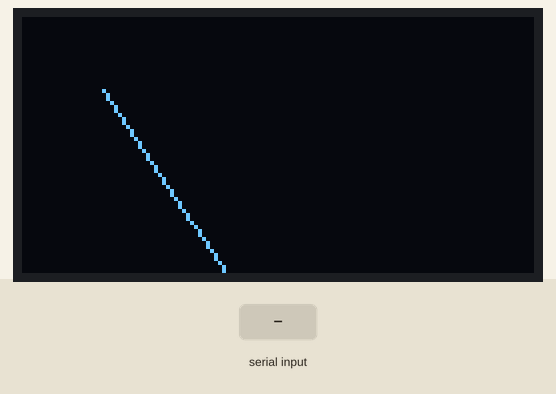
Recording of a sketch running on a simulated Arduino Nano, built with avr-gcc and run on an emulated ATmega328P. Parts: 128×64 one-colour display. The inputs (shaded band) are chosen by the test bench. The display library's start-up logo is not drawn.

Above: at 3.2 s.
3.3 s: "90,45\n" received over Serial
At 3.8 s:
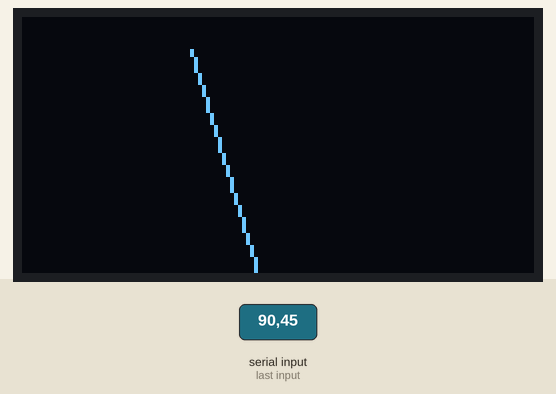
4.8 s: "30,150\n" received over Serial
At 5.5 s:
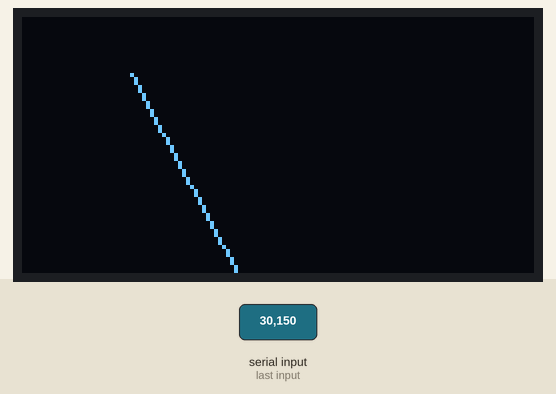
Timing chart, 0 to 7.8 s (numbered marks = the images above; inputs shaded):
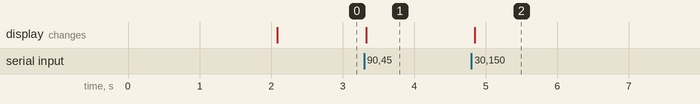

The sketch:

TEST-ESP32-SerialRX-from-Nano-OLED.ino
```cpp
// SERIAL1 DATA FROM NANO
#define RXD2 16
#define TXD2 17

const byte numChars = 32;
char receivedChars[numChars];   // an array to store the received data
boolean newData = false;

int distanceCM = 0;


// DISPLAY OLED SETUP

//#include <SPI.h>
#include <Wire.h>

#include <Adafruit_GFX.h>
#include <Adafruit_SSD1306.h>

#define SCREEN_WIDTH 128 // OLED display width, in pixels
#define SCREEN_HEIGHT 64 // OLED display height, in pixels

// Declaration for an SSD1306 display connected to I2C (SDA, SCL pins)
#define OLED_RESET     4 // Reset pin # (or -1 if sharing Arduino reset pin)
Adafruit_SSD1306 display(SCREEN_WIDTH, SCREEN_HEIGHT, &Wire, OLED_RESET);

int MeterValue = 40;
int hMeter = 65;                      // horizontal center for needle animation
int vMeter = 85;                      // vertical center for needle animation (outside of dislay limits)
int rMeter = 80;                      // length of needle animation or arch of needle travel

// VU meter background mask image:
static const unsigned char PROGMEM VUMeter[] = {
  0x00, 0x00, 0x00, 0x00, 0x00, 0x00, 0x00, 0x00, 0x00, 0x00, 0x00, 0x00, 0x00, 0x00, 0x00, 0x00,
  0x00, 0x00, 0x00, 0x00, 0x00, 0x00, 0x00, 0x00, 0x00, 0x00, 0x00, 0x00, 0x00, 0x00, 0x00, 0x00,
  0x00, 0x00, 0x00, 0x00, 0x00, 0x00, 0x00, 0x00, 0x00, 0x00, 0x00, 0x00, 0x00, 0x00, 0x00, 0x00,
  0x00, 0x00, 0x00, 0x00, 0x00, 0x00, 0x00, 0x00, 0x00, 0x00, 0x00, 0x00, 0x00, 0x00, 0x00, 0x00,
  0x00, 0x00, 0x00, 0x00, 0x00, 0x00, 0x00, 0x00, 0x00, 0x00, 0x00, 0x00, 0x00, 0x00, 0x00, 0x00,
  0x00, 0x00, 0x00, 0x00, 0x00, 0x00, 0x06, 0x03, 0x00, 0x60, 0xC0, 0x00, 0x00, 0x00, 0x00, 0x00,
  0x00, 0x00, 0x00, 0x00, 0x00, 0x78, 0x09, 0x04, 0x80, 0x21, 0x20, 0x00, 0x00, 0x00, 0x00, 0x00,
  0x00, 0x00, 0x00, 0x01, 0x98, 0x08, 0x06, 0x03, 0x80, 0x21, 0x20, 0x00, 0x00, 0x00, 0x00, 0x00,
  0x00, 0x00, 0x00, 0x00, 0xA4, 0x10, 0x09, 0x00, 0x80, 0x21, 0x20, 0x07, 0x00, 0x00, 0x00, 0x00,
  0x00, 0x00, 0x00, 0x00, 0xA4, 0x10, 0x06, 0x03, 0x00, 0x20, 0xC0, 0x00, 0x80, 0x00, 0x00, 0x00,
  0x00, 0x00, 0x71, 0x80, 0xA4, 0x10, 0x00, 0x00, 0x00, 0x00, 0x00, 0x01, 0x00, 0x00, 0x00, 0x00,
  0x00, 0x00, 0x0A, 0x40, 0x98, 0x00, 0x00, 0x00, 0x00, 0x00, 0x00, 0x00, 0x80, 0x3C, 0x00, 0x00,
  0x00, 0x00, 0x3A, 0x40, 0x00, 0x00, 0x02, 0x01, 0x00, 0x40, 0x80, 0x07, 0x00, 0x20, 0x00, 0x00,
  0x00, 0x00, 0x42, 0x40, 0x00, 0x08, 0x02, 0x01, 0x08, 0x40, 0x80, 0x00, 0x00, 0x38, 0x00, 0x00,
  0x00, 0x00, 0x79, 0x80, 0x04, 0x08, 0x02, 0x01, 0x08, 0x81, 0x10, 0x00, 0x00, 0x04, 0x00, 0x00,
  0x00, 0x00, 0x00, 0x00, 0x04, 0x08, 0x02, 0x01, 0x08, 0x81, 0x11, 0x04, 0x00, 0x38, 0x00, 0x00,
  0x00, 0x00, 0x00, 0x00, 0x02, 0x04, 0x02, 0x01, 0x08, 0x81, 0x21, 0x04, 0x00, 0x00, 0x08, 0x00,
  0x00, 0x00, 0x00, 0x84, 0x02, 0x04, 0x0F, 0xFF, 0xFF, 0xC3, 0xE2, 0x04, 0x00, 0x00, 0x08, 0x00,
  0x00, 0x00, 0x00, 0xC2, 0x01, 0x07, 0xF0, 0x00, 0x00, 0x3B, 0xFE, 0x08, 0x40, 0x40, 0x08, 0x00,
  0x00, 0xFE, 0x00, 0x62, 0x01, 0xF8, 0x00, 0x00, 0x00, 0x03, 0xFF, 0xE8, 0x40, 0x80, 0x7F, 0x00,
  0x00, 0x00, 0x00, 0x21, 0x1E, 0x00, 0x04, 0x00, 0x80, 0x00, 0x7F, 0xFE, 0x80, 0x80, 0x08, 0x00,
  0x00, 0x00, 0x03, 0x31, 0xE0, 0x00, 0x04, 0x00, 0x80, 0x04, 0x01, 0xFF, 0xC1, 0x00, 0x08, 0x00,
  0x00, 0x00, 0x07, 0x1E, 0x00, 0x40, 0x00, 0x00, 0x00, 0x04, 0x00, 0x1F, 0xFA, 0x00, 0x08, 0x00,
  0x00, 0x00, 0x07, 0xF0, 0x00, 0x40, 0x3B, 0x07, 0x60, 0x00, 0x00, 0x01, 0xFF, 0x00, 0x00, 0x00,
  0x00, 0x00, 0x03, 0x80, 0x00, 0x00, 0x34, 0x81, 0x90, 0xCC, 0xC0, 0x00, 0x3F, 0xC0, 0x00, 0x00,
  0x00, 0x00, 0x0C, 0x00, 0x03, 0x30, 0x0C, 0x82, 0x90, 0x53, 0x20, 0x00, 0x07, 0xF8, 0x00, 0x00,
  0x00, 0x00, 0x70, 0x40, 0x00, 0xC8, 0x3B, 0x02, 0x60, 0x53, 0x20, 0x00, 0x00, 0xFE, 0x00, 0x00,
  0x00, 0x01, 0x80, 0x20, 0x01, 0xC8, 0x00, 0x00, 0x00, 0x4C, 0xC0, 0x00, 0x00, 0x3F, 0x80, 0x00,
  0x00, 0x06, 0x00, 0x00, 0x03, 0x30, 0x00, 0x00, 0x00, 0x00, 0x00, 0x00, 0x00, 0x07, 0xE0, 0x00,
  0x00, 0x08, 0x00, 0x0C, 0x00, 0x00, 0x00, 0x00, 0x00, 0x00, 0x00, 0x00, 0x00, 0x01, 0xFC, 0x00,
  0x00, 0x30, 0x00, 0x12, 0x00, 0x00, 0x00, 0x00, 0x00, 0x00, 0x00, 0x00, 0x00, 0x00, 0x78, 0x00,
  0x00, 0x00, 0x40, 0x12, 0x00, 0x00, 0x00, 0x00, 0x00, 0x00, 0x00, 0x00, 0x00, 0x00, 0x10, 0x00,
  0x00, 0x00, 0xA0, 0x0C, 0x00, 0x00, 0x00, 0x00, 0x00, 0x00, 0x00, 0x00, 0x00, 0x00, 0x00, 0x00,
  0x00, 0x00, 0x44, 0x00, 0x00, 0x00, 0x02, 0x02, 0x30, 0xC0, 0x00, 0x00, 0x00, 0x00, 0x00, 0x00,
  0x00, 0x00, 0x08, 0x00, 0x00, 0x00, 0x03, 0x06, 0x30, 0xC0, 0x00, 0x00, 0x00, 0x00, 0x00, 0x00,
  0x00, 0x00, 0x10, 0x00, 0x00, 0x00, 0x01, 0x8C, 0x30, 0xC0, 0x00, 0x00, 0x00, 0x00, 0x00, 0x00,
  0x00, 0x00, 0x22, 0x00, 0x00, 0x00, 0x00, 0xD8, 0x30, 0xC0, 0x00, 0x00, 0x00, 0x00, 0x00, 0x00,
  0x00, 0x00, 0x05, 0x00, 0x00, 0x00, 0x00, 0x70, 0x19, 0x80, 0x00, 0x00, 0x00, 0x00, 0x00, 0x00,
  0x00, 0x00, 0x02, 0x00, 0x00, 0x00, 0x00, 0x20, 0x0F, 0x00, 0x00, 0x00, 0x00, 0x00, 0x00, 0x00,
  0x00, 0x00, 0x00, 0x00, 0x00, 0x00, 0x00, 0x00, 0x00, 0x00, 0x00, 0x00, 0x00, 0x00, 0x00, 0x00,
  0x00, 0x00, 0x00, 0x00, 0x00, 0x00, 0x00, 0x00, 0x00, 0x00, 0x00, 0x00, 0x00, 0x00, 0x00, 0x00,
  0x00, 0x00, 0x00, 0x00, 0x00, 0x00, 0x00, 0x00, 0x00, 0x00, 0x00, 0x00, 0x00, 0x00, 0x00, 0x00,
  0x00, 0x00, 0x00, 0x00, 0x00, 0x00, 0x00, 0x00, 0x00, 0x00, 0x00, 0x00, 0x00, 0x00, 0x00, 0x00,
  0x00, 0x00, 0x00, 0x00, 0x00, 0x00, 0x00, 0x00, 0x00, 0x00, 0x00, 0x00, 0x00, 0x00, 0x00, 0x00,
  0x00, 0x00, 0x00, 0x00, 0x00, 0x00, 0x00, 0x00, 0x00, 0x00, 0x00, 0x00, 0x00, 0x00, 0x00, 0x00,
  0x00, 0x00, 0x00, 0x00, 0x00, 0x00, 0x00, 0x00, 0x00, 0x00, 0x00, 0x00, 0x00, 0x00, 0x00, 0x00,
  0x00, 0x00, 0x00, 0x00, 0x00, 0x00, 0x00, 0x00, 0x00, 0x00, 0x00, 0x00, 0x00, 0x00, 0x00, 0x00,
  0x00, 0x00, 0x00, 0x00, 0x00, 0x00, 0x00, 0x00, 0x00, 0x00, 0x00, 0x00, 0x00, 0x00, 0x00, 0x00,
  0x00, 0x00, 0x00, 0x00, 0x00, 0x00, 0x00, 0x00, 0x00, 0x00, 0x00, 0x00, 0x00, 0x00, 0x00, 0x00,
  0x00, 0x00, 0x00, 0x00, 0x00, 0x00, 0x00, 0x00, 0x00, 0x00, 0x00, 0x00, 0x00, 0x00, 0x00, 0x00,
  0x00, 0x00, 0x00, 0x00, 0x00, 0x00, 0x00, 0x00, 0x00, 0x00, 0x00, 0x00, 0x00, 0x00, 0x00, 0x00,
  0x00, 0x00, 0x00, 0x00, 0x00, 0x00, 0x00, 0x00, 0x00, 0x00, 0x00, 0x00, 0x00, 0x00, 0x00, 0x00,
  0x00, 0x00, 0x00, 0x00, 0x00, 0x00, 0x00, 0x00, 0x00, 0x00, 0x00, 0x00, 0x00, 0x00, 0x00, 0x00,
  0x00, 0x00, 0x00, 0x00, 0x00, 0x00, 0x00, 0x00, 0x00, 0x00, 0x00, 0x00, 0x00, 0x00, 0x00, 0x00,
  0x00, 0x00, 0x00, 0x00, 0x00, 0x00, 0x00, 0x00, 0x00, 0x00, 0x00, 0x00, 0x00, 0x00, 0x00, 0x00,
  0x00, 0x00, 0x00, 0x00, 0x00, 0x00, 0x00, 0x00, 0x00, 0x00, 0x00, 0x00, 0x00, 0x00, 0x00, 0x00,
  0x00, 0x00, 0x00, 0x00, 0x00, 0x00, 0x00, 0x00, 0x00, 0x00, 0x00, 0x00, 0x00, 0x00, 0x00, 0x00,
  0x00, 0x00, 0x00, 0x00, 0x00, 0x00, 0x00, 0x00, 0x00, 0x00, 0x00, 0x00, 0x00, 0x00, 0x00, 0x00,
  0x00, 0x00, 0x00, 0x00, 0x00, 0x00, 0x00, 0x00, 0x00, 0x00, 0x00, 0x00, 0x00, 0x00, 0x00, 0x00,
  0x00, 0x00, 0x00, 0x00, 0x00, 0x00, 0x00, 0x00, 0x00, 0x00, 0x00, 0x00, 0x00, 0x00, 0x00, 0x00,
  0x00, 0x00, 0x00, 0x00, 0x00, 0x00, 0x00, 0x00, 0x00, 0x00, 0x00, 0x00, 0x00, 0x00, 0x00, 0x00,
  0x00, 0x00, 0x00, 0x00, 0x00, 0x00, 0x00, 0x00, 0x00, 0x00, 0x00, 0x00, 0x00, 0x00, 0x00, 0x00,
  0x00, 0x00, 0x00, 0x00, 0x00, 0x00, 0x00, 0x00, 0x00, 0x00, 0x00, 0x00, 0x00, 0x00, 0x00, 0x00,
  0x00, 0x00, 0x00, 0x00, 0x00, 0x00, 0x00, 0x00, 0x00, 0x00, 0x00, 0x00, 0x00, 0x00, 0x00, 0x00
};


void setup() {

    Serial.begin(115200);
    //Serial.println("<Arduino is ready>");

    //Serial 2 do ESP32 que recebe do arduino Nano
    //Serial1.begin(115200, SERIAL_8N1, RXD2, TXD2);

/// DISPLAY OLED

  // SSD1306_SWITCHCAPVCC = generate display voltage from 3.3V internally
  if(!display.begin(SSD1306_SWITCHCAPVCC, 0x3C)) { // Address 0x3D for 128x64
    //Serial.println(F("SSD1306 allocation failed"));
    for(;;); // Don't proceed, loop forever
  }

  // Show initial display buffer contents on the screen --
  // the library initializes this with an Adafruit splash screen.
  display.display();
  delay(2000); // Pause for 2 seconds

  // Clear the buffer
  display.clearDisplay();

  //display.invertDisplay(1);

  // Draw a single pixel in white
  display.drawPixel(63, 31, SSD1306_WHITE);

}


/// LOOP //////////////////////////////////////////////////////////////////////////////////////

void loop() {

    // RECEIVE SENSOR DATA FROM NANO
    recvWithEndMarker();
    readSensorFromNano();

    MeterValue = map(distanceCM, 0, 400, 0, 80);

    //Serial.print(distanceCM);
    //Serial.print("cm / meter = ");
    //Serial.println(MeterValue);

    MeterValue = MeterValue - 34;                            // shifts needle to zero position
    display.clearDisplay();                                  // refresh display for next step
    //display.drawBitmap(0, 0, VUMeter, 128, 64, WHITE);       // draws background
    int a1 = (hMeter + (sin(MeterValue / 57.296) * rMeter)); // meter needle horizontal coordinate
    int a2 = (vMeter - (cos(MeterValue / 57.296) * rMeter)); // meter needle vertical coordinate
    display.drawLine(a1, a2, hMeter, vMeter, WHITE);         // draws needle
    display.display();


    delay(10);
}


////////////////////////////////////
////
////     F U N C T I O N S
////
////////////////////////////////////


/// NANO + SENSOR TO ESP32 SERIAL COMMUNICATION FUNCTIONS

/// Used to receive sensor data over Seria11 from Arduino Nano
void recvWithEndMarker() {
    static byte ndx = 0;
    char endMarker = '\n';
    char rc;

    while (Serial.available() > 0 && newData == false) {
        rc = Serial.read();

        if (rc != endMarker) {
            receivedChars[ndx] = rc;
            ndx++;
            if (ndx >= numChars) {
                ndx = numChars - 1;
            }
        }
        else {
            receivedChars[ndx] = '\0'; // terminate the string
            ndx = 0;
            newData = true;
        }
    }
}

/// Use to show sensor data over Seria11 from Arduino Nano
void showNewData() {
    if (newData == true) {
        Serial.print("This just in ... ");
        Serial.println(receivedChars);
        newData = false;
    }


}
void readSensorFromNano() {

      if (newData == true) {
        //Serial.println(receivedChars);
        distanceCM = atoi(receivedChars);
        newData = false;

    }


}

/// END OF: NANO + SENSOR TO ESP32 SERIAL COMMUNICATION FUNCTIONS
```

Measured:
- after the input at 3.3 s, the display: changes at once (image 1)
- after the input at 4.8 s, the display: changes at once (image 2)
